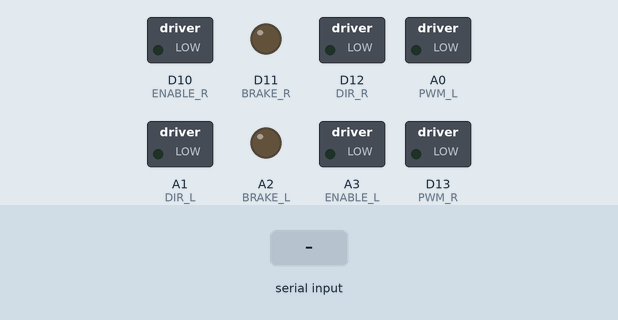
Recording of a program running on a simulated CircuitPython board. On the bench: switched loads named in the program (green lamp = pin HIGH), output pins drawn as LEDs (lit = HIGH). Inputs (shaded band) come from the test bench. What the program prints to the serial console is not drawn.

Above: at 1.2 s.
1.3 s: "W" typed at the serial console
At 3.3 s:
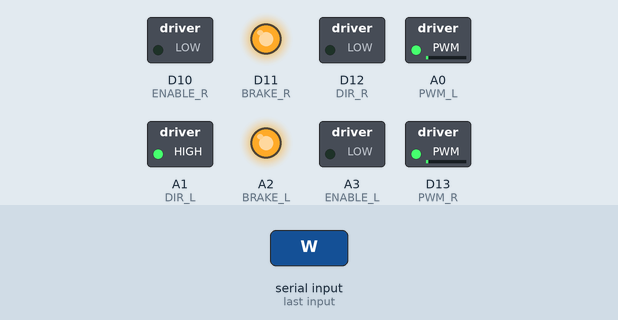
4.3 s: "S" typed at the serial console
At 6.7 s:
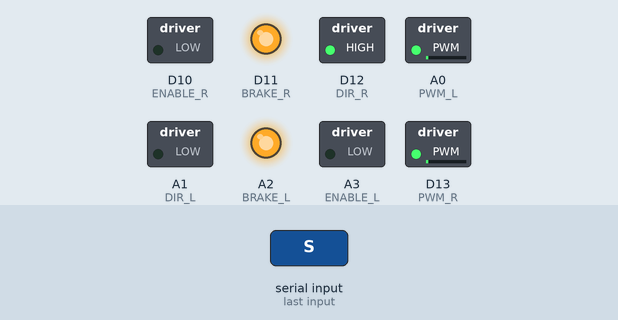
7.3 s: "A" typed at the serial console
At 9.0 s:
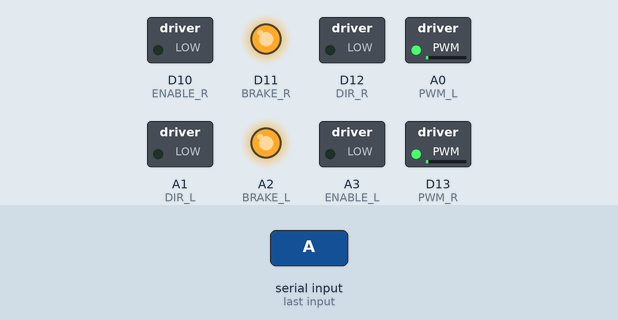
10.3 s: "D" typed at the serial console
At 12.5 s:
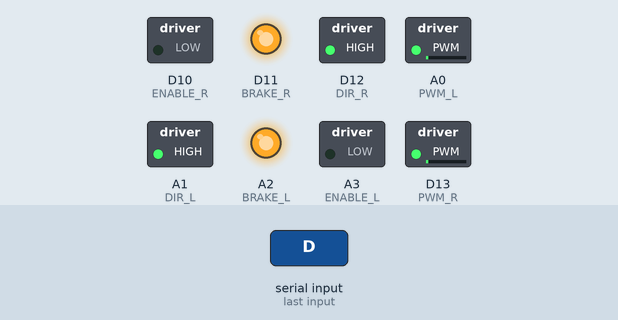
13.3 s: "X" typed at the serial console
At 14.9 s:
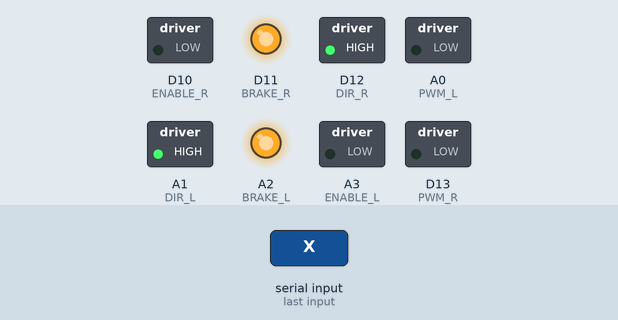
Timing chart, 0 to 16.0 s (numbered marks = the images above; inputs shaded):
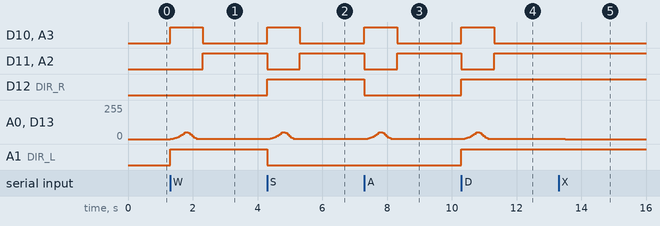

The program:

2wd-rampup-test.py
```python
import board
import digitalio
import pwmio
import time
import sys


## end testing
# === Configuration ===
SPEED_LEVELS = [0.05, 0.1, 0.2, 0.3, 0.5]  # Define different speed levels
speed_index = 2  # Default speed level (middle of the list)
THROTTLE_SENSITIVITY = 0.05  # Adjusted for lower speed control
PWM_FREQUENCY = 1000  # PWM frequency in Hz
MOVE_DURATION = 0.01  # Duration to run the motors on each key press (in seconds)

# === Pin Assignments ===
DIR_R_PIN = board.D12  # Direction control for left motor
BRAKE_R_PIN = board.D11  # Brake control for left motor
ENABLE_R_PIN = board.D10  # Enable control for left motor
PWM_R_PIN = board.D13  # PWM control for left motor speed

DIR_L_PIN = board.A1  # Direction control for right motor
BRAKE_L_PIN = board.A2  # Brake control for right motor
ENABLE_L_PIN = board.A3  # Enable control for right motor
PWM_L_PIN = board.A0  # PWM control for right motor speed

# === Define Motor Control Pins ===
DIR_L = digitalio.DigitalInOut(DIR_L_PIN)
BRAKE_L = digitalio.DigitalInOut(BRAKE_L_PIN)
ENABLE_L = digitalio.DigitalInOut(ENABLE_L_PIN)
PWM_L = pwmio.PWMOut(PWM_L_PIN, frequency=PWM_FREQUENCY, duty_cycle=0)

DIR_R = digitalio.DigitalInOut(DIR_R_PIN)
BRAKE_R = digitalio.DigitalInOut(BRAKE_R_PIN)
ENABLE_R = digitalio.DigitalInOut(ENABLE_R_PIN)
PWM_R = pwmio.PWMOut(PWM_R_PIN, frequency=PWM_FREQUENCY, duty_cycle=0)

# Configure pins as outputs
for pin in [DIR_L, BRAKE_L, ENABLE_L, DIR_R, BRAKE_R, ENABLE_R]:
    pin.direction = digitalio.Direction.OUTPUT

# === Motor Control Functions ===

# Brake toggle state
brakes_engaged = False

def toggle_brakes():
    """ Toggles the brakes for both left and right motors. """
    global brakes_engaged
    brakes_engaged = not brakes_engaged
    BRAKE_L.value = 1 if brakes_engaged else 0
    BRAKE_R.value = 1 if brakes_engaged else 0
    print(f"Brakes {'engaged' if brakes_engaged else 'released'}")

def set_speed(left_speed: float, right_speed: float, ramp_time=0.5):
    """ Gradually ramps the motor speed up or down to avoid abrupt movements """
    current_left = PWM_L.duty_cycle / 65535
    current_right = PWM_R.duty_cycle / 65535
    steps = 10  # Number of steps in the ramp
    delay = ramp_time / steps

    for i in range(1, steps + 1):
        # Use a quadratic easing function for smooth acceleration
        easing_factor = (i / steps) ** 2
        PWM_L.duty_cycle = int(((current_left + (left_speed - current_left) * easing_factor) * 65535))
        PWM_R.duty_cycle = int(((current_right + (right_speed - current_right) * easing_factor) * 65535))
        time.sleep(delay)

def move(left_speed=SPEED_LEVELS[speed_index], right_speed=SPEED_LEVELS[speed_index], forward=True):
    """ Moves the robot at given speed and direction for a fixed duration. """
    ENABLE_L.value = 1  # Enable motors
    ENABLE_R.value = 1
    DIR_L.value = (1 if forward else 0)
    DIR_R.value = (0 if forward else 1)
    BRAKE_L.value = 0
    BRAKE_R.value = 0
    print(f"Moving {'forward' if forward else 'backward'}: Left speed = {left_speed}, Right speed = {right_speed}")
    set_speed(left_speed, right_speed)
    time.sleep(MOVE_DURATION)
    stop()

def stop():
    """ Gradually stops the motors instead of abrupt braking """
    for i in range(10, 0, -1):  # Gradual deceleration
        PWM_L.duty_cycle = int(PWM_L.duty_cycle * (i / 10))
        PWM_R.duty_cycle = int(PWM_R.duty_cycle * (i / 10))
        time.sleep(0.05)  # Short delay for smoother stopping
    ENABLE_L.value = 0  # Disable motors
    ENABLE_R.value = 0  # Disable motors
    BRAKE_L.value = 1  # Engage brakes
    BRAKE_R.value = 1  # Engage brakes
    print("Stopping: Motors disabled, Brakes engaged")
    time.sleep(0.1)  # Ensure braking takes effect

def pivot_left(left_speed=SPEED_LEVELS[speed_index], right_speed=SPEED_LEVELS[speed_index]):
    """ Spins the robot in place to the left by moving wheels in opposite directions at equal speed. """
    ENABLE_L.value = 1  # Enable motors
    ENABLE_R.value = 1
    DIR_L.value = (0)  # Left wheel moves backward
    DIR_R.value = (0)  # Right wheel moves forward
    BRAKE_L.value = 0
    BRAKE_R.value = 0
    print("Pivoting Left: Left motor backward, Right motor forward")
    set_speed(left_speed, right_speed)  # Ensure both motors move at the same speed
    time.sleep(MOVE_DURATION)
    stop()

def pivot_right(left_speed=SPEED_LEVELS[speed_index], right_speed=SPEED_LEVELS[speed_index]):
    """ Spins the robot in place to the right by moving wheels in opposite directions at equal speed. """
    ENABLE_L.value = 1  # Enable motors
    ENABLE_R.value = 1
    DIR_L.value = (1)  # Left wheel moves forward
    DIR_R.value = (1)  # Right wheel moves backward
    BRAKE_L.value = 0
    BRAKE_R.value = 0
    print("Pivoting Right: Left motor forward, Right motor backward")
    set_speed(left_speed, right_speed)  # Ensure both motors move at the same speed
    time.sleep(MOVE_DURATION)
    stop()

# === Serial Control ===
print("Starting Serial Control... Use keys to control the robot.")
print("B: Toggle Brakes")
print("W: Forward, S: Backward, A: Left, D: Right, X: Stop, +: Increase Speed, -: Decrease Speed, L: Toggle Left Dir, R: Toggle Right Dir")

def increase_speed():
    global speed_index
    if speed_index < len(SPEED_LEVELS) - 1:
        speed_index += 1
    print(f"Speed increased: {SPEED_LEVELS[speed_index]}")

def decrease_speed():
    global speed_index
    if speed_index > 0:
        speed_index -= 1
    print(f"Speed decreased: {SPEED_LEVELS[speed_index]}")

while True:
    command = sys.stdin.read(1).strip().upper()
    if command == "W":
        move(SPEED_LEVELS[speed_index], SPEED_LEVELS[speed_index], forward=True)
    elif command == "S":
        move(SPEED_LEVELS[speed_index], SPEED_LEVELS[speed_index], forward=False)
    elif command == "A":
        pivot_left()
    elif command == "D":
        pivot_right()
    elif command == "X":
        stop()
    elif command == "+":
        increase_speed()
    elif command == "-":
        decrease_speed()
    elif command == "L":
        toggle_dir_L()
    elif command == "R":
        toggle_dir_R()
    elif command == "B":
        toggle_brakes()
    else:
        print("Invalid command. Use W, S, A, D, X, +, -, L, or R.")
```

Measured:
- after the input at 1.3 s, D10 (ENABLE_R), A3 (ENABLE_L): LOW → HIGH at once, → LOW 1.0 s later; D11 (BRAKE_R), A2 (BRAKE_L): LOW → HIGH after 1.0 s; A0 (PWM_L), D13 (PWM_R): rises from 0/255 to 51/255 in 0.45 s, then falls to 1/255 in 0.41 s; A1 (DIR_L): LOW → HIGH at once
- after the input at 4.3 s, D10 (ENABLE_R), A3 (ENABLE_L): LOW → HIGH at once, → LOW 1.0 s later; D11 (BRAKE_R), A2 (BRAKE_L): HIGH → LOW at once, → HIGH 1.0 s later; D12 (DIR_R): LOW → HIGH at once; A0 (PWM_L), D13 (PWM_R): rises from 1/255 to 51/255 in 0.40 s, then falls to 1/255 in 0.41 s; A1 (DIR_L): HIGH → LOW at once
- after the input at 7.3 s, D10 (ENABLE_R), A3 (ENABLE_L): LOW → HIGH at once, → LOW 1.0 s later; D11 (BRAKE_R), A2 (BRAKE_L): HIGH → LOW at once, → HIGH 1.0 s later; D12 (DIR_R): HIGH → LOW at once; A0 (PWM_L), D13 (PWM_R): rises from 1/255 to 51/255 in 0.40 s, then falls to 1/255 in 0.41 s
- after the input at 10.3 s, D10 (ENABLE_R), A3 (ENABLE_L): LOW → HIGH at once, → LOW 1.0 s later; D11 (BRAKE_R), A2 (BRAKE_L): HIGH → LOW at once, → HIGH 1.0 s later; D12 (DIR_R), A1 (DIR_L): LOW → HIGH at once; A0 (PWM_L), D13 (PWM_R): rises from 1/255 to 51/255 in 0.40 s, then falls to 1/255 in 0.41 s
- after the input at 13.3 s, A0 (PWM_L), D13 (PWM_R): 1/255 → 0/255 after 0.20 s
